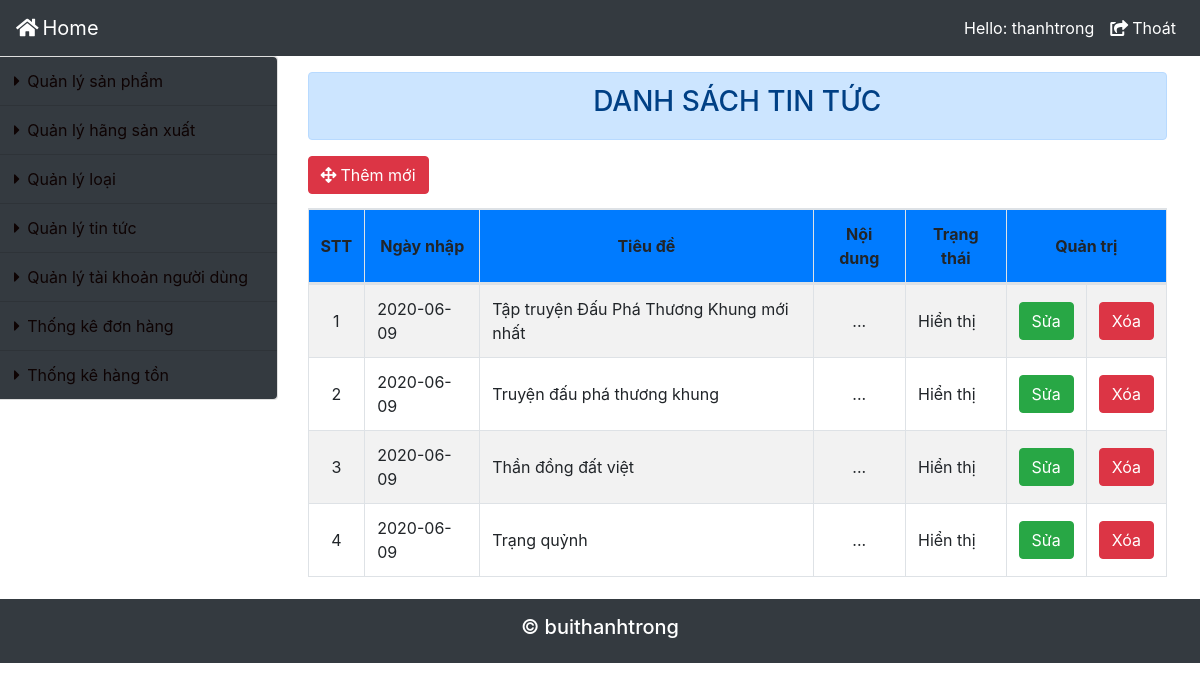
Page /Admin/index_admin.php?nc=tintuc (signed in) on the committed database.
### tables this page shows
CREATE TABLE `tbl_tintuc` (
  `MaTT` int(11) NOT NULL,
  `NgayNhap` date NOT NULL,
  `AnhTinTuc` varchar(100) NOT NULL,
  `TieuDe` varchar(250) NOT NULL,
  `NoiDungTT` longtext NOT NULL,
  `TrangThai` int(11) NOT NULL
);

### Admin/dstintuc.php (the view, shortened to what this page needs)
<div class="alert alert-primary mt-3 text-center" role="alert">
    <h3>DANH SÁCH TIN TỨC</h3>
</div>
<div>
    <a href="index_admin.php?nc=themtt">
        <button class="btn btn-danger mb-2"><i class='fas fa-arrows-alt mr-1'></i>Thêm mới</button>
    </a>
</div>
<table id="example" class="table table-striped table-bordered table-responsive table-responsive-md" cellspacing="0"">
    <thead>
        <tr class=" text-center justify-content-center bg-primary">
    <th class="align-middle">STT</th>
    <th class="align-middle">Ngày nhập</th>
    <th class="align-middle">Tiêu đề</th>
    <th class="align-middle">Nội dung</th>
    <th class="align-middle">Trạng thái</th>
    <th class="align-middle" colspan="2">Quản trị</th>
    </tr>
    </thead>
    <tbody>
        <?php
        $con = mysqli_connect('localhost', 'root', '', 'sqlserver');
        mysqli_set_charset($con, 'utf8');
        $sql_tintuc = mysqli_query($con, "select * from tbl_tintuc");
        $i = 1;
        while ($row_qt = mysqli_fetch_array($sql_tintuc)) {
            if ($row_qt['TrangThai'] == 1) {
                $tt = "Hiển thị";
            } else {
                $tt = "Không hiển thị";
            }
            ?>
            <tr>
                <td style="vertical-align: middle; text-align: center;"><?php echo $i; ?></td>
                <td style="vertical-align: middle;"><?php echo $row_qt['NgayNhap']; ?></td>
                <td style="vertical-align: middle;"><?php echo $row_qt['TieuDe']; ?></td>
                <td style="vertical-align: middle; text-align: center;"><?php echo '...'; ?></td>
                <td style="vertical-align: middle;"><?php echo $tt; ?></td>
                <td style="vertical-align: middle; text-align: center;">
                    <a href="index_admin.php?nc=view_suatt&matt=<?php echo $row_qt['MaTT']; ?>">
                        <button class="btn btn-success">Sửa</button>
                    </a>
                </td>
                <td style="vertical-align: middle; text-align: center;">
                    <a onclick="return confirm('Bạn có chắc là muốn xóa tin tức này không?');" href="index_admin.php?nc=tintuc&action=delete&matt=<?php echo $row_qt['MaTT']; ?>">
                        <button class="btn btn-danger">Xóa</button>
                    </a>
                </td>
            </tr>
        <?php
            $i++;
        }
        ?>
    </tbody>
</table>

### rows in the picture
tbl_tintuc: NgayNhap "2020-06-09", TieuDe "Tập truyện Đấu Phá Thương Khung mới nhất", TrangThai "Hiển thị"
tbl_tintuc: NgayNhap "2020-06-09", TieuDe "Truyện đấu phá thương khung", TrangThai "Hiển thị"
tbl_tintuc: NgayNhap "2020-06-09", TieuDe "Thần đồng đất việt", TrangThai "Hiển thị"
tbl_tintuc: NgayNhap "2020-06-09", TieuDe "Trạng quỷnh", TrangThai "Hiển thị"

### other values in the picture
$_SESSION['tendnadmin'] "thanhtrong"
